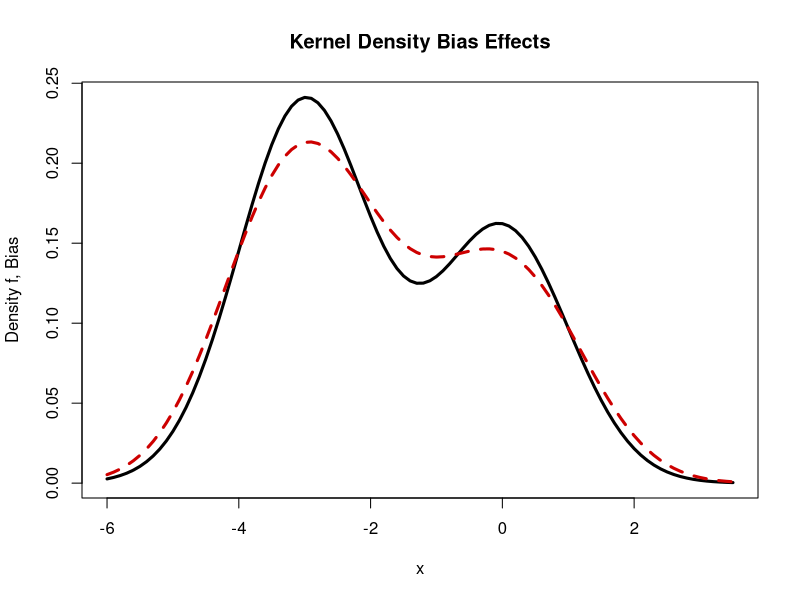

Source code (R):

# clear variables and close windows
rm(list = ls(all = TRUE))
graphics.off()

# parameter settings
phi = 0.4                # probability of choosing density one
mu  = -3                 # mean
xg  = seq(-6, 3.5, 0.1)  # grid

ff = phi * dnorm(xg) + (1 - phi) * dnorm(xg - mu)  # true density

h   = 0.5  # bandwidth
mu2 = 1    # second moment

f2 = phi * (xg^2) * dnorm(xg) + (1 - phi) * ((xg - mu)^2) * dnorm(xg - mu)
f2 = f2 - phi * dnorm(xg) - (1 - phi) * dnorm(xg - mu)  # second derivative of the true density
fb = ff + h^2 * f2 * mu2/2  # bias

# plot
plot(xg, ff, xlab = "x", ylab = "Density f, Bias", type = "l", lwd = 3)
title("Kernel Density Bias Effects")
lines(xg, fb, lwd = 3, lty = 2, col = "red3")
